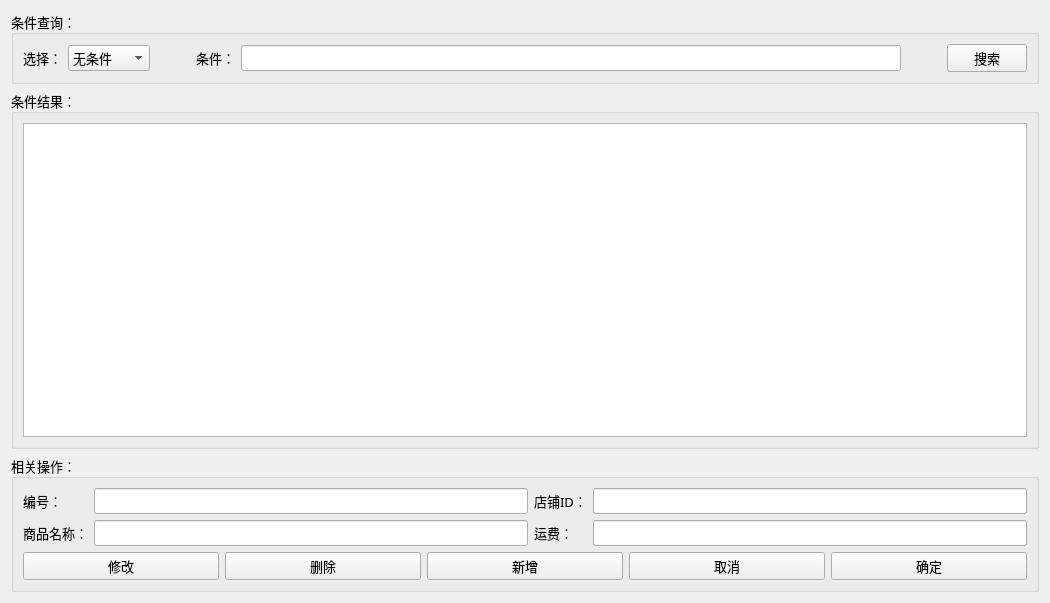
<?xml version="1.0" encoding="UTF-8"?>
<ui version="4.0">
 <class>ShoesMS</class>
 <widget class="QWidget" name="ShoesMS">
  <property name="geometry">
   <rect>
    <x>0</x>
    <y>0</y>
    <width>1050</width>
    <height>603</height>
   </rect>
  </property>
  <property name="windowTitle">
   <string>Form</string>
  </property>
  <layout class="QGridLayout" name="gridLayout">
   <item row="0" column="0">
    <widget class="QGroupBox" name="groupBox">
     <property name="font">
      <font>
       <family>新宋体</family>
       <pointsize>10</pointsize>
      </font>
     </property>
     <property name="title">
      <string>条件查询：</string>
     </property>
     <layout class="QGridLayout" name="gridLayout_3">
      <item row="0" column="0">
       <layout class="QHBoxLayout" name="horizontalLayout">
        <item>
         <widget class="QLabel" name="label">
          <property name="text">
           <string>选择：</string>
          </property>
         </widget>
        </item>
        <item>
         <widget class="QComboBox" name="cb_condition">
          <item>
           <property name="text">
            <string>无条件</string>
           </property>
          </item>
          <item>
           <property name="text">
            <string>编号</string>
           </property>
          </item>
          <item>
           <property name="text">
            <string>店铺编号</string>
           </property>
          </item>
          <item>
           <property name="text">
            <string>商品名称</string>
           </property>
          </item>
          <item>
           <property name="text">
            <string>邮费</string>
           </property>
          </item>
         </widget>
        </item>
        <item>
         <spacer name="horizontalSpacer">
          <property name="orientation">
           <enum>Qt::Horizontal</enum>
          </property>
          <property name="sizeType">
           <enum>QSizePolicy::Fixed</enum>
          </property>
          <property name="sizeHint" stdset="0">
           <size>
            <width>40</width>
            <height>20</height>
           </size>
          </property>
         </spacer>
        </item>
        <item>
         <widget class="QLabel" name="label_2">
          <property name="text">
           <string>条件：</string>
          </property>
         </widget>
        </item>
        <item>
         <widget class="QLineEdit" name="le_condition"/>
        </item>
        <item>
         <spacer name="horizontalSpacer_2">
          <property name="orientation">
           <enum>Qt::Horizontal</enum>
          </property>
          <property name="sizeType">
           <enum>QSizePolicy::Fixed</enum>
          </property>
          <property name="sizeHint" stdset="0">
           <size>
            <width>40</width>
            <height>20</height>
           </size>
          </property>
         </spacer>
        </item>
        <item>
         <widget class="QPushButton" name="pb_search">
          <property name="text">
           <string>搜索</string>
          </property>
         </widget>
        </item>
       </layout>
      </item>
     </layout>
    </widget>
   </item>
   <item row="2" column="0">
    <widget class="QGroupBox" name="groupBox_3">
     <property name="font">
      <font>
       <family>新宋体</family>
       <pointsize>10</pointsize>
      </font>
     </property>
     <property name="title">
      <string>相关操作：</string>
     </property>
     <layout class="QGridLayout" name="gridLayout_5">
      <item row="0" column="0">
       <layout class="QGridLayout" name="gridLayout_4">
        <item row="0" column="0" colspan="5">
         <layout class="QGridLayout" name="gridLayout_2">
          <item row="0" column="0">
           <widget class="QLabel" name="label_3">
            <property name="text">
             <string>编号：</string>
            </property>
           </widget>
          </item>
          <item row="0" column="1">
           <widget class="QLineEdit" name="le_id"/>
          </item>
          <item row="0" column="2">
           <widget class="QLabel" name="label_4">
            <property name="text">
             <string>店铺ID：</string>
            </property>
           </widget>
          </item>
          <item row="0" column="3">
           <widget class="QLineEdit" name="le_storeid"/>
          </item>
          <item row="1" column="0">
           <widget class="QLabel" name="label_5">
            <property name="text">
             <string>商品名称：</string>
            </property>
           </widget>
          </item>
          <item row="1" column="1">
           <widget class="QLineEdit" name="le_name"/>
          </item>
          <item row="1" column="2">
           <widget class="QLabel" name="label_6">
            <property name="text">
             <string>运费：</string>
            </property>
           </widget>
          </item>
          <item row="1" column="3">
           <widget class="QLineEdit" name="le_freight"/>
          </item>
         </layout>
        </item>
        <item row="1" column="0">
         <widget class="QPushButton" name="pb_modify">
          <property name="text">
           <string>修改</string>
          </property>
         </widget>
        </item>
        <item row="1" column="1">
         <widget class="QPushButton" name="pb_delete">
          <property name="sizePolicy">
           <sizepolicy hsizetype="Minimum" vsizetype="Fixed">
            <horstretch>0</horstretch>
            <verstretch>0</verstretch>
           </sizepolicy>
          </property>
          <property name="text">
           <string>删除</string>
          </property>
         </widget>
        </item>
        <item row="1" column="2">
         <widget class="QPushButton" name="pb_add">
          <property name="text">
           <string>新增</string>
          </property>
         </widget>
        </item>
        <item row="1" column="3">
         <widget class="QPushButton" name="pb_cancel">
          <property name="text">
           <string>取消</string>
          </property>
         </widget>
        </item>
        <item row="1" column="4">
         <widget class="QPushButton" name="pb_ensure">
          <property name="sizePolicy">
           <sizepolicy hsizetype="Minimum" vsizetype="Preferred">
            <horstretch>0</horstretch>
            <verstretch>0</verstretch>
           </sizepolicy>
          </property>
          <property name="text">
           <string>确定</string>
          </property>
         </widget>
        </item>
       </layout>
      </item>
     </layout>
    </widget>
   </item>
   <item row="1" column="0">
    <widget class="QGroupBox" name="groupBox_2">
     <property name="font">
      <font>
       <family>新宋体</family>
       <pointsize>10</pointsize>
      </font>
     </property>
     <property name="title">
      <string>条件结果：</string>
     </property>
     <layout class="QGridLayout" name="gridLayout_6">
      <item row="0" column="0">
       <widget class="QTableWidget" name="tableWidget"/>
      </item>
     </layout>
    </widget>
   </item>
  </layout>
 </widget>
 <resources/>
 <connections/>
</ui>
